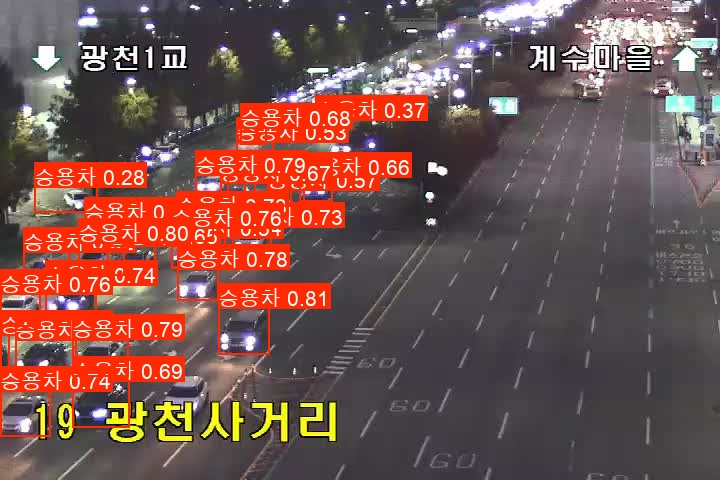
#> input picture backend/Uploads/frames/cctv_149424_10_analyzed.jpg, 720 x 480 px
$ python -i preprocess.py   (imports and definitions only)
#> lines starting #> are read from the running program, lines starting #| are printed output that depends on the picture
#> further down, picture is the input picture: shape (480, 720, 3); mean B, G, R 79.7, 83.9, 115.2
# 영상 보정 작업(날씨에 따라 cctv 영상 보정)

import cv2
import numpy as np


def enhance_frame(img):
    # 야간/악천후 대비 간단 강화: 밝기 보정 + 샤픈 + 히스토그램 균등화(컬러보존 CLAHE)
    if img is None:
        return img

    # 감마 보정(어두운 영상 밝히기)
    gamma = 1.2
    look = np.empty((1, 256), np.uint8)
    for i in range(256):
        look[0, i] = np.clip(pow(i / 255.0, 1.0/gamma) * 255.0, 0, 255)
    img = cv2.LUT(img, look)

    # CLAHE in LAB
    lab = cv2.cvtColor(img, cv2.COLOR_BGR2LAB)
#> lab: shape (480, 720, 3); mean of channels 0, 1, 2 115.9, 139.3, 136.2
    l, a, b = cv2.split(lab)
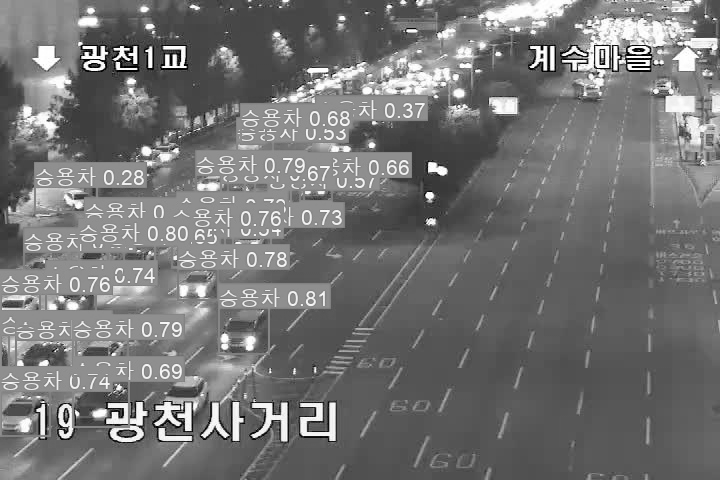
#> l: shape (480, 720); min 0, max 255, mean 115.9
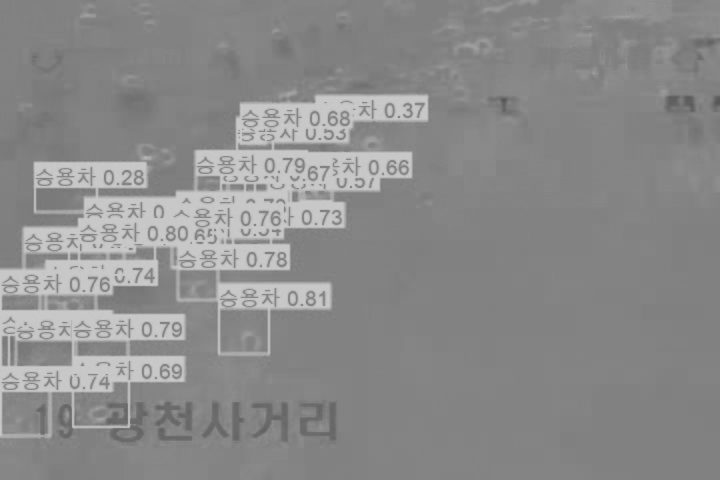
#> a: shape (480, 720); min 85, max 202, mean 139.3
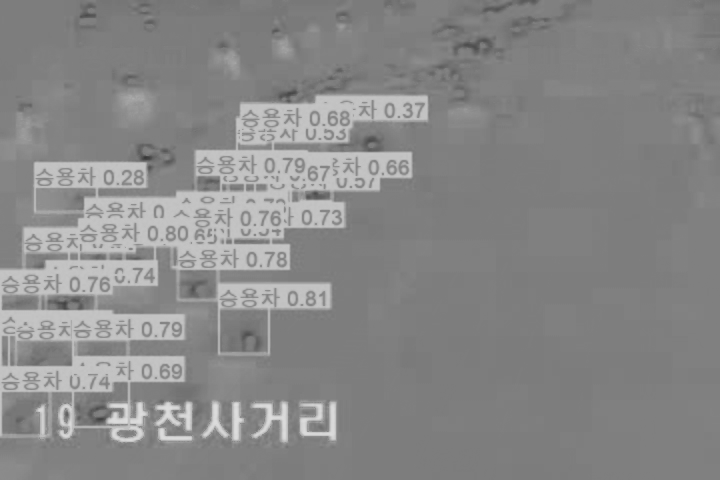
#> b: shape (480, 720); min 55, max 222, mean 136.2
    clahe = cv2.createCLAHE(clipLimit=2.0, tileGridSize=(8, 8))
    l2 = clahe.apply(l)
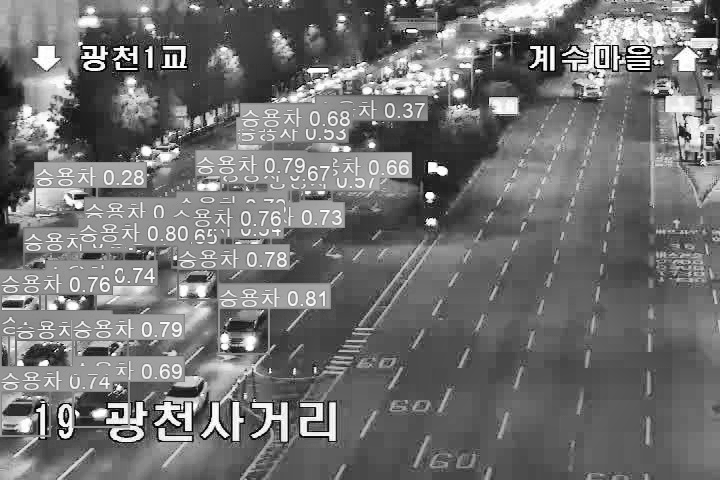
#> l2: shape (480, 720); min 0, max 255, mean 114
    lab2 = cv2.merge((l2, a, b))
#> lab2: shape (480, 720, 3); mean of channels 0, 1, 2 114, 139.3, 136.2
    img = cv2.cvtColor(lab2, cv2.COLOR_LAB2BGR)
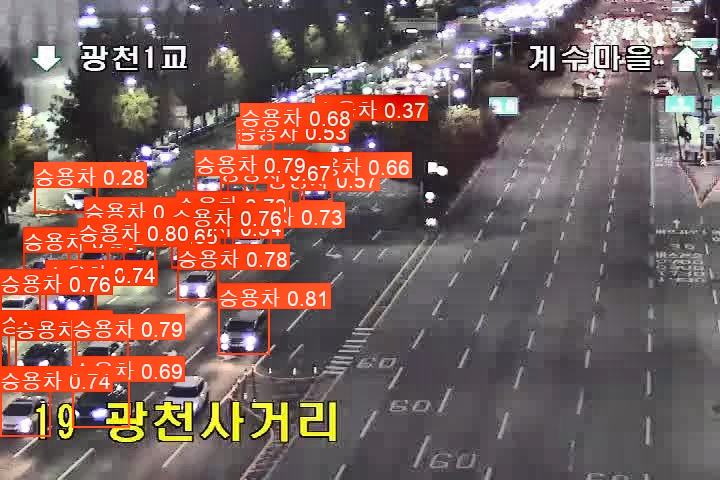
#> img: shape (480, 720, 3); mean B, G, R 92.4, 97.4, 125.9

    # 약한 샤프닝
    blur = cv2.GaussianBlur(img, (0, 0), 1.0)
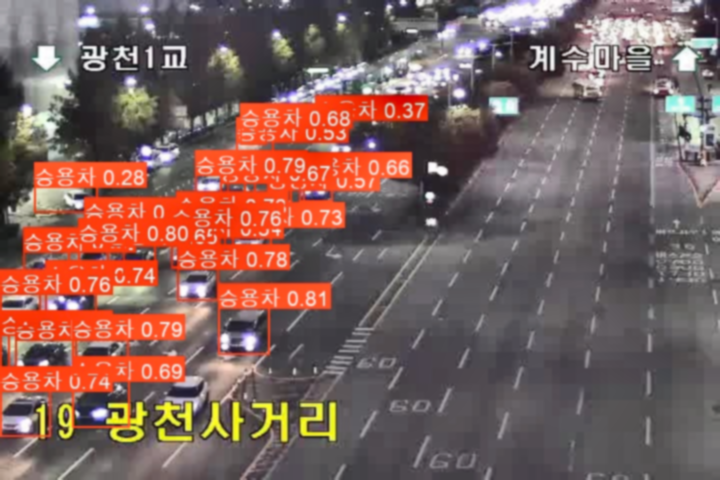
#> blur: shape (480, 720, 3); mean B, G, R 92.4, 97.4, 125.9
    img = cv2.addWeighted(img, 1.5, blur, -0.5, 0)
    return img

>>> import cv2
>>> picture = cv2.imread('../../../backend/Uploads/frames/cctv_149424_10_analyzed.jpg')
>>> result = enhance_frame(picture)

$ run again, on backend/Uploads/frames/cctv_149424_11_analyzed.jpg
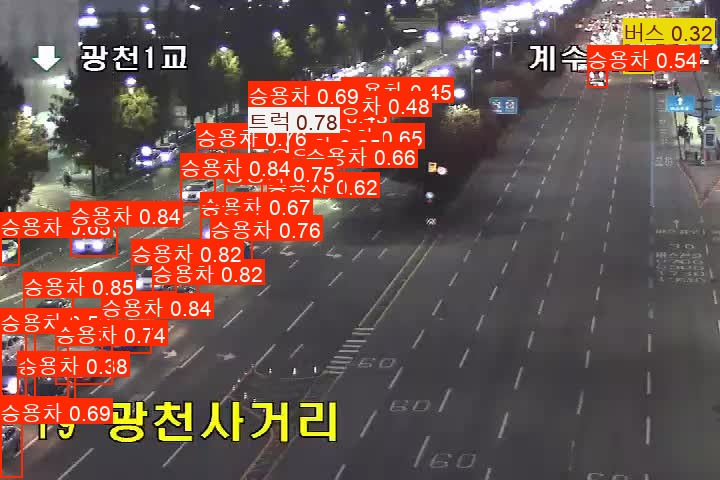
#> input picture backend/Uploads/frames/cctv_149424_11_analyzed.jpg, 720 x 480 px
#> picture is the input picture: shape (480, 720, 3); mean B, G, R 77.9, 84.6, 115.5
#> lab: shape (480, 720, 3); mean of channels 0, 1, 2 116.7, 138.8, 137.4
#> in enhance_frame, `l, a, b = cv2.split(lab)`:
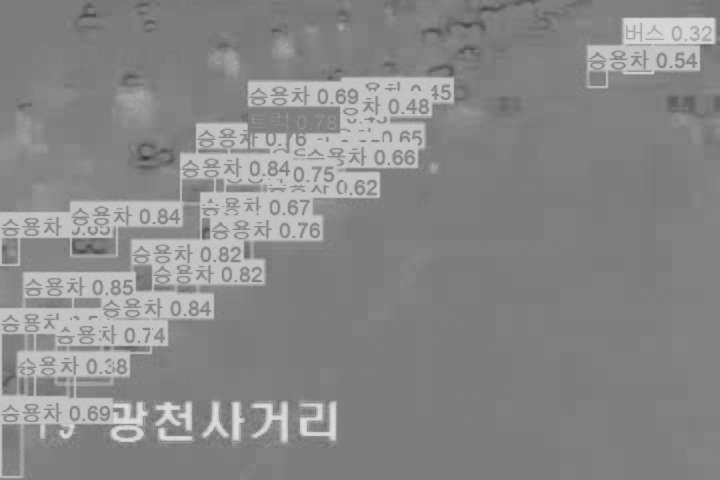
#> b: shape (480, 720); min 54, max 222, mean 137.4
#> lab2: shape (480, 720, 3); mean of channels 0, 1, 2 114.6, 138.8, 137.4
#> in enhance_frame, `blur = cv2.GaussianBlur(img, (0, 0), 1.0)`:
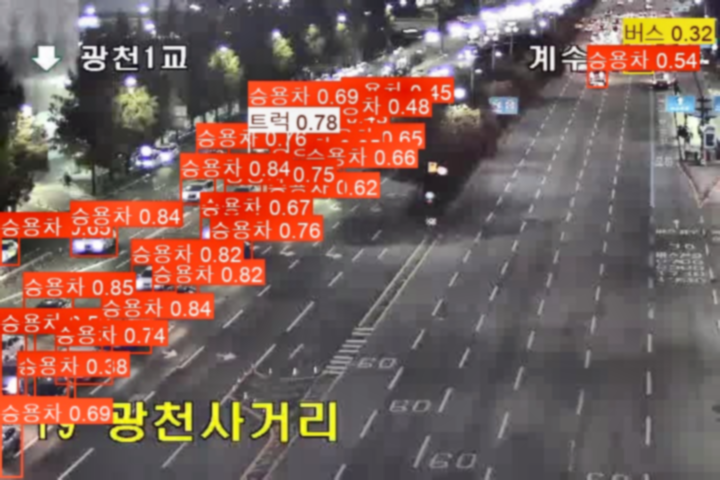
#> blur: shape (480, 720, 3); mean B, G, R 90.4, 97.6, 126.1

$ run again, on backend/Uploads/frames/cctv_149424_12_analyzed.jpg
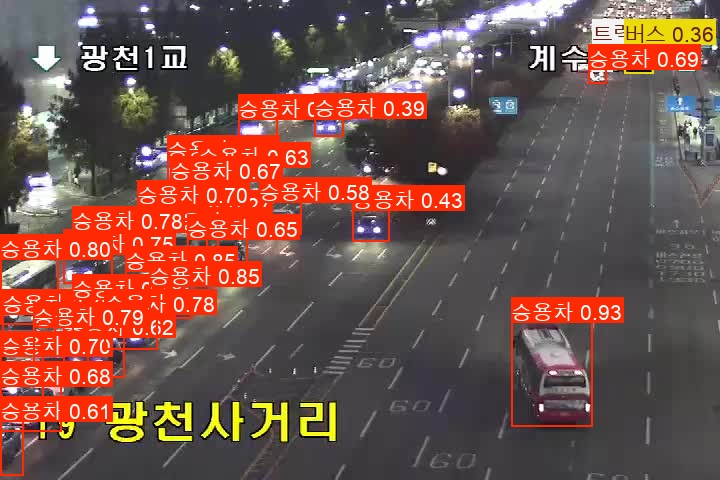
#> input picture backend/Uploads/frames/cctv_149424_12_analyzed.jpg, 720 x 480 px
#> picture is the input picture: shape (480, 720, 3); mean B, G, R 76.7, 83.6, 116.5
#> lab: shape (480, 720, 3); mean of channels 0, 1, 2 116.4, 139.5, 138.1
#> in enhance_frame, `l, a, b = cv2.split(lab)`:
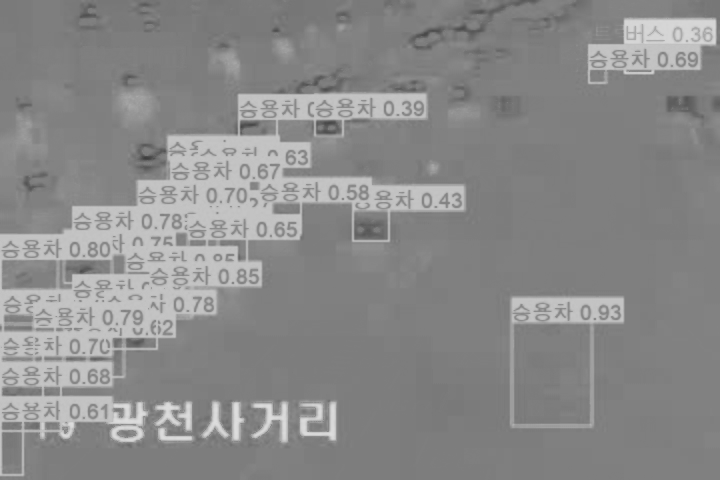
#> b: shape (480, 720); min 61, max 221, mean 138.1
#> lab2: shape (480, 720, 3); mean of channels 0, 1, 2 114.3, 139.5, 138.1
#> in enhance_frame, `blur = cv2.GaussianBlur(img, (0, 0), 1.0)`:
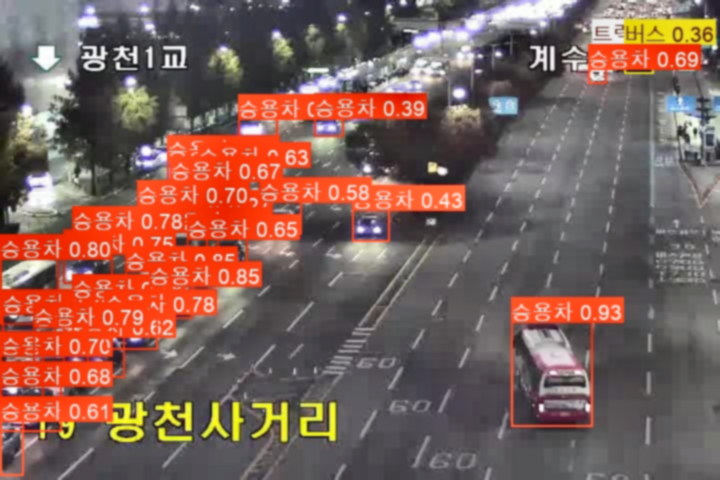
#> blur: shape (480, 720, 3); mean B, G, R 89.1, 96.8, 126.9

$ run again, on backend/Uploads/frames/cctv_149424_13_analyzed.jpg
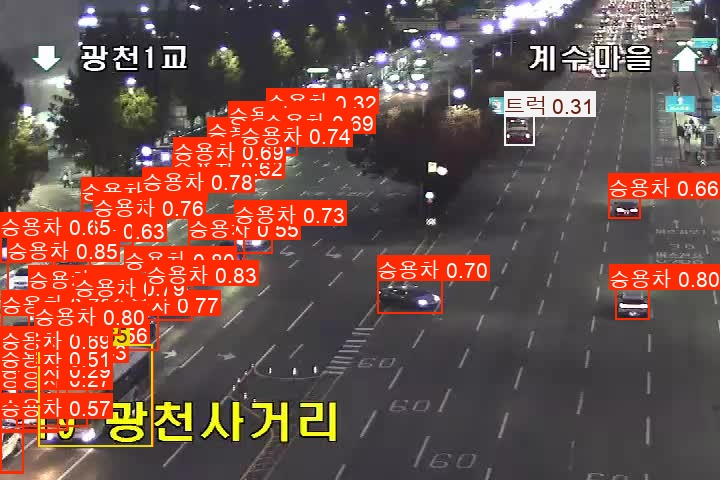
#> input picture backend/Uploads/frames/cctv_149424_13_analyzed.jpg, 720 x 480 px
#> picture is the input picture: shape (480, 720, 3); mean B, G, R 74.4, 81.5, 116.5
#> lab: shape (480, 720, 3); mean of channels 0, 1, 2 114.7, 140.2, 138.6
#> in enhance_frame, `l, a, b = cv2.split(lab)`:
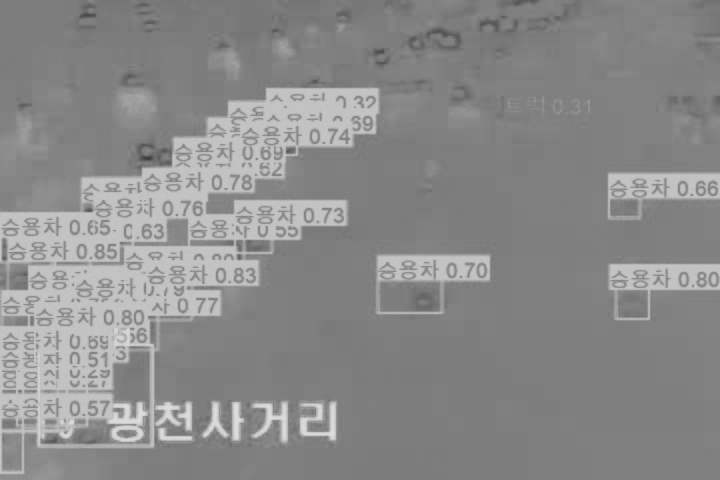
#> b: shape (480, 720); min 61, max 222, mean 138.6
#> lab2: shape (480, 720, 3); mean of channels 0, 1, 2 112.8, 140.2, 138.6
#> in enhance_frame, `blur = cv2.GaussianBlur(img, (0, 0), 1.0)`:
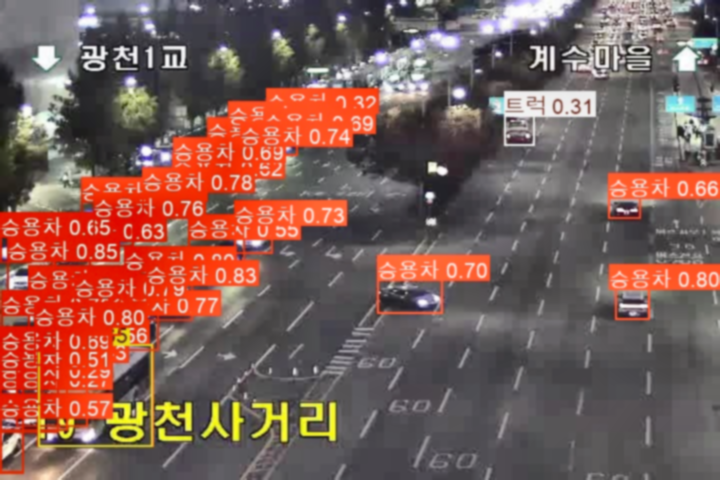
#> blur: shape (480, 720, 3); mean B, G, R 87.1, 94.1, 126.1
